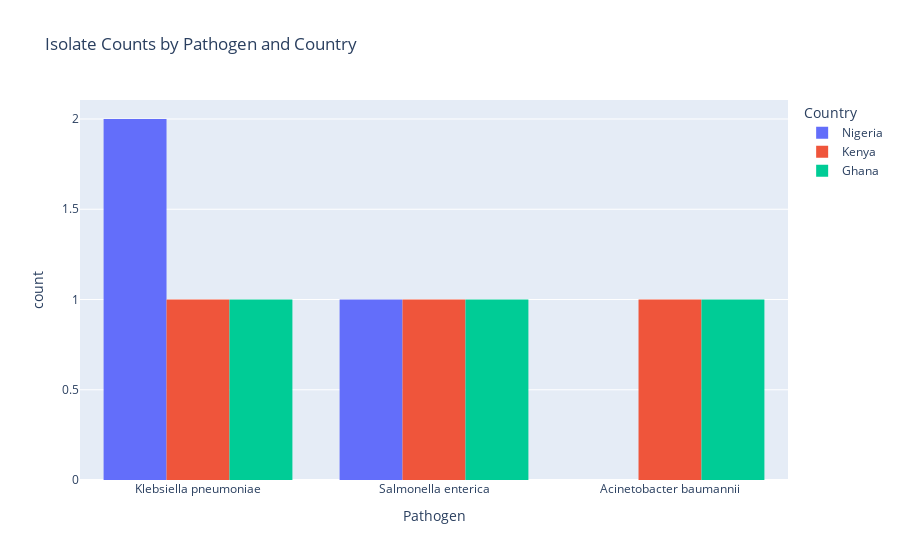

Notebook code cell kept with this figure:
### Code cell
# Visualize isolate counts by pathogen
fig_pathogen = px.histogram(
    df,
    x="Pathogen",
    color="Country",
    title="Isolate Counts by Pathogen and Country",
    barmode="group"
)
fig_pathogen.show()

### Figure 1 — Plotly figure (JSON) as saved in the notebook; plotly's stock layout.template omitted (floating-point values rounded to 4 significant figures)
{"data": [{"alignmentgroup": "True", "bingroup": "x", "hovertemplate": "Country=Nigeria<br>Pathogen=%{x}<br>count=%{y}<extra></extra>", "legendgroup": "Nigeria", "marker": {"color": "#636efa", "pattern": {"shape": ""}}, "name": "Nigeria", "offsetgroup": "Nigeria", "orientation": "v", "showlegend": true, "type": "histogram", "x": ["Klebsiella pneumoniae", "Klebsiella pneumoniae", "Salmonella enterica"], "xaxis": "x", "yaxis": "y"}, {"alignmentgroup": "True", "bingroup": "x", "hovertemplate": "Country=Kenya<br>Pathogen=%{x}<br>count=%{y}<extra></extra>", "legendgroup": "Kenya", "marker": {"color": "#EF553B", "pattern": {"shape": ""}}, "name": "Kenya", "offsetgroup": "Kenya", "orientation": "v", "showlegend": true, "type": "histogram", "x": ["Acinetobacter baumannii", "Salmonella enterica", "Klebsiella pneumoniae"], "xaxis": "x", "yaxis": "y"}, {"alignmentgroup": "True", "bingroup": "x", "hovertemplate": "Country=Ghana<br>Pathogen=%{x}<br>count=%{y}<extra></extra>", "legendgroup": "Ghana", "marker": {"color": "#00cc96", "pattern": {"shape": ""}}, "name": "Ghana", "offsetgroup": "Ghana", "orientation": "v", "showlegend": true, "type": "histogram", "x": ["Salmonella enterica", "Acinetobacter baumannii", "Klebsiella pneumoniae"], "xaxis": "x", "yaxis": "y"}], "layout": {"barmode": "group", "legend": {"title": {"text": "Country"}, "tracegroupgap": 0}, "title": {"text": "Isolate Counts by Pathogen and Country"}, "xaxis": {"anchor": "y", "domain": [0, 1], "title": {"text": "Pathogen"}}, "yaxis": {"anchor": "x", "domain": [0, 1], "title": {"text": "count"}}}}
